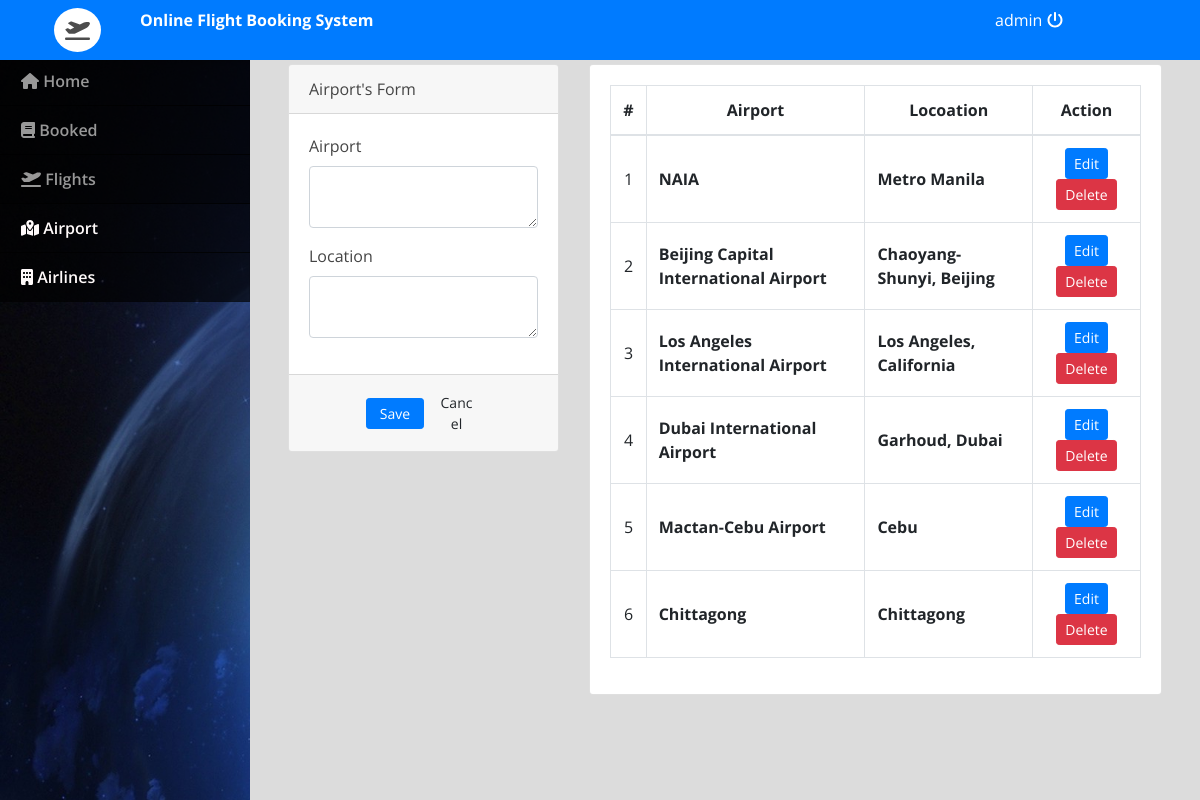
Page /admin/index.php?page=airport (signed in) on the committed database.
### tables this page shows
CREATE TABLE `airport_list` (
  `id` int(30) NOT NULL,
  `airport` text NOT NULL,
  `location` text NOT NULL
);

### admin/airport.php (the view, shortened to what this page needs)
<?php include('db_connect.php');?>
<div class="container-fluid">
	<div class="col-lg-12">
		<div class="row">
			<div class="col-md-4">
			<form action="" id="manage-airports">
				<div class="card">
					<div class="card-header">
						   Airport's Form
				  	</div>
					<div class="card-body">
							<div class="form-group">
								<label class="control-label">Airport</label>
								<textarea name="airport" id="" cols="30" rows="2" class="form-control"></textarea>
							</div>
							<div class="form-group">
								<label class="control-label">Location</label>
								<textarea name="location" id="" cols="30" rows="2" class="form-control"></textarea>
							</div>
					</div>
					<div class="card-footer">
						<div class="row">
							<div class="col-md-12">
								<button class="btn btn-sm btn-primary col-sm-3 offset-md-3"> Save</button>
								<button class="btn btn-sm btn-default col-sm-3" type="button" onclick="_reset()"> Cancel</button>
							</div>
						</div>
					</div>
				</div>
			</form>
			</div>
			<div class="col-md-8">
				<div class="card">
					<div class="card-body">
						<table class="table table-bordered table-hover">
							<thead>
								<tr>
									<th class="text-center">#</th>
									<th class="text-center">Airport</th>
									<th class="text-center">Locoation</th>
									<th class="text-center">Action</th>
								</tr>
							</thead>
							<tbody>
								<?php
								$i = 1;
								$cats = $conn->query("SELECT * FROM airport_list order by id asc");
								while($row=$cats->fetch_assoc()):
								?>
								<tr>
									<td class="text-center"><?php echo $i++ ?></td>
									<td class="">
										 <b><?php echo $row['airport'] ?></b>
									</td>
									<td class="">
										 <b><?php echo $row['location'] ?></b>
									</td>
									<td class="text-center">
										<button class="btn btn-sm btn-primary edit_airline" type="button" data-id="<?php echo $row['id'] ?>" data-airport="<?php echo $row['airport'] ?>" data-location="<?php echo $row['location'] ?>" >Edit</button>
										<button class="btn btn-sm btn-danger delete_airline" type="button" data-id="<?php echo $row['id'] ?>">Delete</button>
									</td>
								</tr>
								<?php endwhile; ?>
							</tbody>
						</table>
					</div>
				</div>
			</div>
		</div>
	</div>
</div>

### admin/assets/css/style.css (style rules this page uses)
body { font-family: "Open Sans", sans-serif; color: #444444; width: 100%; height: calc(100%); }

### admin/index.php (style rules this page uses)
body { background: #80808045; }

### admin/airport.php (style rules this page uses)
td { vertical-align: middle !important; }

### rows in the picture
airport_list: airport "NAIA", location "Metro Manila"
airport_list: airport "Beijing Capital International Airport", location "Chaoyang-Shunyi, Beijing"
airport_list: airport "Los Angeles International Airport", location "Los Angeles, California"
airport_list: airport "Dubai International Airport", location "Garhoud, Dubai"
airport_list: airport "Mactan-Cebu Airport", location "Cebu"
airport_list: airport "Chittagong", location "Chittagong"

### other values in the picture
$_SESSION['login_name'] "admin"
